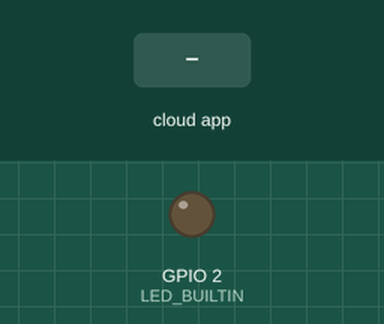
This program was run on a simulated ESP32. On the bench: output pins drawn as LEDs (lit = HIGH). The inputs (shaded band) are chosen by the test bench. Random numbers use the default seed unless the program sets one.

Above: at 5.9 s.
6.0 s: the phone or cloud app sets led to 1
At 11.3 s:
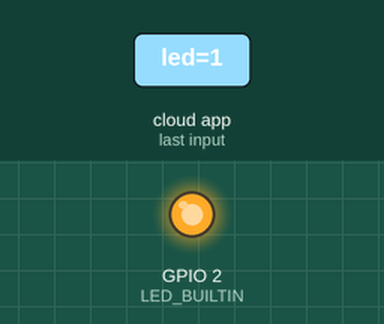
11.7 s: the phone or cloud app sets led to 0
At 16.3 s:
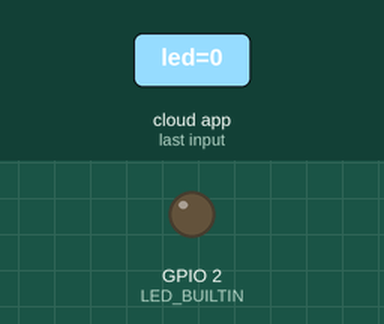
Timing chart, 0 to 17.8 s (numbered marks = the images above; inputs shaded):
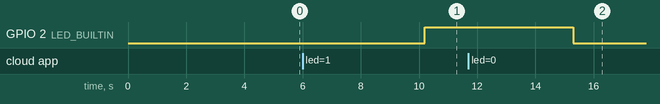

Measured:
- after the input at 6.0 s, GPIO 2 (LED_BUILTIN): LOW → HIGH after 4.2 s
- after the input at 11.7 s, GPIO 2 (LED_BUILTIN): HIGH → LOW after 3.6 s

The program:

main.cpp
```cpp
#include <Arduino.h>
#include <WiFiClientSecure.h>

#define THINGER_SERVER "192.168.100.35"

#include <ThingerESP32.h>

#define USERNAME "vinicius"
#define DEVICE_ID "esp32_01"
#define DEVICE_CREDENTIAL "3FFh3n!z!Mpq"

#define SSID "qflux"
#define SSID_PASSWORD "33285901ctba"

#ifdef __cplusplus
extern "C" {
#endif

uint8_t temprature_sens_read();

#ifdef __cplusplus
}
#endif

ThingerESP32 thing(USERNAME, DEVICE_ID, DEVICE_CREDENTIAL);
int _currentTemperature = 0, _currentHumidity = 0;

void setup()
{
  pinMode(LED_BUILTIN, OUTPUT);

  thing.add_wifi(SSID, SSID_PASSWORD);

  // digital pin control example (i.e. turning on/off a light, a relay, configuring a parameter, etc)
  thing["led"] << digitalPin(LED_BUILTIN);

  // resource output example (i.e. reading a sensor value)
  thing["millis"] >> outputValue(millis());

  thing["weatherData"] >> [](pson &out)
  {
    out["temperature"] = _currentTemperature;
    out["humidity"] = _currentHumidity;
  };

  // more details at http://docs.thinger.io/arduino/
}

void loop()
{
  thing.handle();
  _currentTemperature = ( temprature_sens_read() - 32 ) / 1.8;
  delay(100);
  _currentHumidity = random(100);
  delay(5000);
}
```
